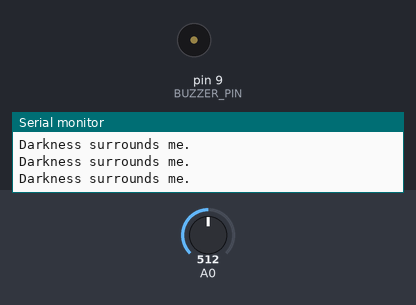
A sketch run on a simulated Arduino Uno, built with avr-gcc and run on an emulated ATmega328P. Shown: buzzer (waves = sounding), the last lines printed to the serial monitor. The test bench sets the inputs (shaded band); at power-on: A0 = 512.

Above: at 1.2 s.
1.3 s: A0 set to 529
At 1.8 s:
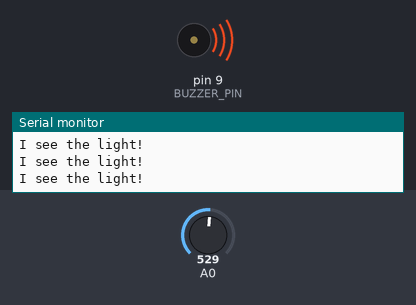
2.8 s: A0 set to 511
At 3.1 s:
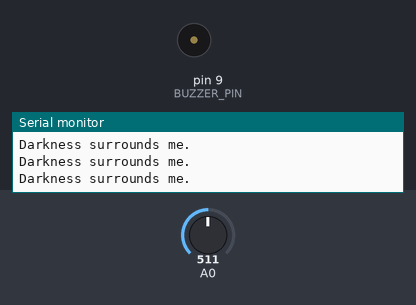
5.8 s: A0 set to 716
At 6.2 s:
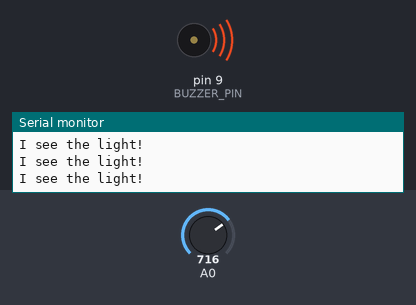
8.8 s: A0 set to 502
At 9.7 s:
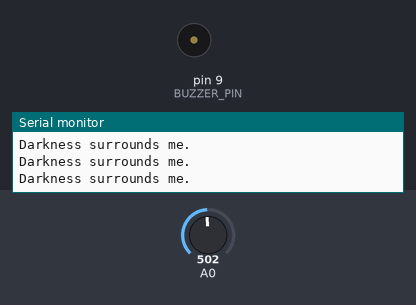
11.8 s: A0 set to 522
At 12.5 s:
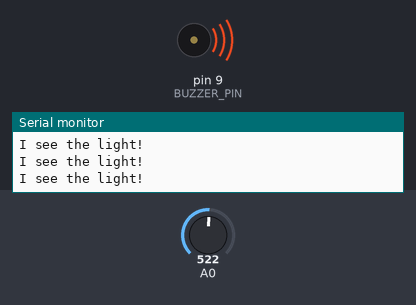
13.3 s: A0 set to 306
At 14.3 s:
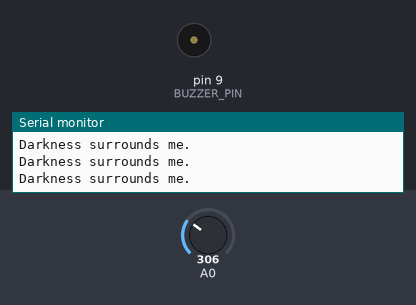
Timing chart, 0 to 16.3 s (numbered marks = the images above; inputs shaded):
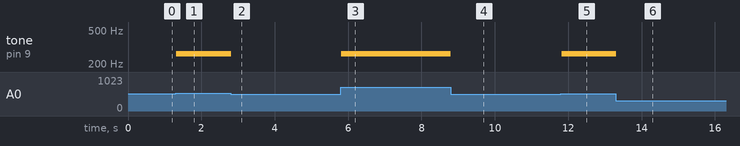

Measured:
- the behaviour switches between 512 and 513 on A0 (found by bisection; images 0 and 1)
- after the input at 1.3 s, tone on pin 9 (BUZZER_PIN): silent → 262 Hz at once
- after the input at 2.8 s, tone on pin 9 (BUZZER_PIN): 262 Hz → silent at once
- after the input at 5.8 s, tone on pin 9 (BUZZER_PIN): silent → 262 Hz at once
- after the input at 8.8 s, tone on pin 9 (BUZZER_PIN): 262 Hz → silent at once
- after the input at 11.8 s, tone on pin 9 (BUZZER_PIN): silent → 262 Hz at once
- after the input at 13.3 s, tone on pin 9 (BUZZER_PIN): 262 Hz → silent at once

The sketch:

arduino_021417_inClassExercise4.ino
```cpp
/*------------------------------------------------------------------------------------
arduino_021417_inClassExercise4.ino

Connect the photo resistor and the piezo buzzer. When light is blocked from the photo
resistor, sound the buzzer. When light is seen by the sensor, the buzzer should be
silent. See Circuit #6 from the SIK for help with the photo resistor and Circuit #11
for help with the piezo buzzer.

http://arduino.cc/en/Tutorial/ReadAnalogVoltage

Created: 10/17/16 - Joshua Vaughan - joshua.vaughan@louisiana.edu

Modified:
  * 03/03/17 - JEV - joshua.vaughan@louisiana.edu
    - Updated naming to match Spring 2017 assignment
------------------------------------------------------------------------------------*/

// Define the buzzer pin
const int BUZZER_PIN = 9;
const int BUZZER_FREQ = 262; // a C note

// This is always run once when the sketch starts
// Use to initialize variables, pin modes, libraries, communication, etc
void setup() {
  // initialize serial communication at 9600 bits per second:
  Serial.begin(9600);

  // define the buzzer pin as an output
  pinMode(BUZZER_PIN, OUTPUT);
}

// the loop routine runs over and over again forever:
void loop() {

  // read the input on analog pin 0:
  int sensor_value = analogRead(A0);

  // if the sensor sees light, turn on the buzzer, else turn it off
  if (sensor_value > 512 ) {
    // turn on the buzzer
    tone(BUZZER_PIN, BUZZER_FREQ);

    // output to serial monitor for debugging
    Serial.println("I see the light!");
  }
  else {
    // turn off the buzzer
    noTone(BUZZER_PIN);

    // output to serial monitor for debugging
    Serial.println("Darkness surrounds me.");
  }

  // Pause 10ms between readings
  delay(10);
}
```
